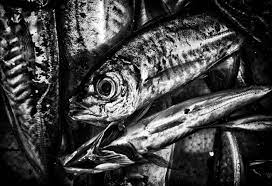
#> input picture Image Processing and Analysis/photo/灰色2.jpeg, 272 x 186 px, found by its file name
$ python task1-3.py
#> lines starting #> are read from the running program, lines starting #| are printed output that depends on the picture
#> further down, img is the input picture: shape (186, 272, 3); min 0, max 255, mean 65.2
import numpy as np
import matplotlib.pyplot as plt

def sobel_filter(image):
    h = image.shape[0]
#> h = 186
    w = image.shape[1]
#> w = 272
    image_new = np.zeros(image.shape, np.uint8)

    for i in range(1, h - 1):
        for j in range(1, w - 1):
            sx = (image[i + 1][j - 1] + 2 * image[i + 1][j] + image[i + 1][j + 1]) - \
                 (image[i - 1][j - 1] + 2 * image[i - 1][j] + image[i - 1][j + 1])
            sy = (image[i - 1][j + 1] + 2 * image[i][j + 1] + image[i + 1][j + 1]) - \
                 (image[i - 1][j - 1] + 2 * image[i][j - 1] + image[i + 1][j - 1])
            image_new[i][j] = np.sqrt(np.square(sx) + np.square(sy))
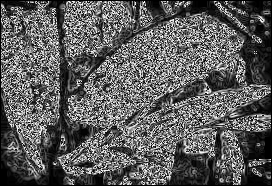
#> image_new: shape (186, 272); min 0, max 255, mean 92.6
    return image_new

if __name__ == "__main__":
    img = plt.imread("/Users/lx/PycharmProjects/pythonProject/Image Processing and Analysis/photo/灰色2.jpeg")

    rgb_weight = [0.299, 0.587, 0.114]
    img_gray = np.dot(img, rgb_weight)
    #原图
    plt.subplot(221)
    plt.imshow(img)
    plt.xticks([])
    plt.yticks([])
    plt.title("Original")
    #灰度图
    plt.subplot(222)
    plt.imshow(img_gray, cmap=plt.cm.gray)
    plt.xticks([])
    plt.yticks([])
    plt.title("Gray")
    #Sobel算子
    img_Sobel = sobel_filter(img_gray)
    img_Sobel = img_Sobel.astype(np.float64)
    plt.subplot(223)
    plt.imshow(img_Sobel, cmap=plt.cm.gray)
    plt.xticks([])
    plt.yticks([])
    plt.title("sobel")
    #原图加Sobel算子
    img_final = img_Sobel + img_gray
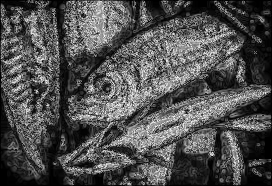
#> img_final: shape (186, 272) float64; min 0, max 502, mean 157.9; drawn with min black and max white
    plt.subplot(224)
    plt.imshow(img_final, cmap=plt.cm.gray)
    plt.xticks([])
    plt.yticks([])
    plt.title("final")
    plt.show()
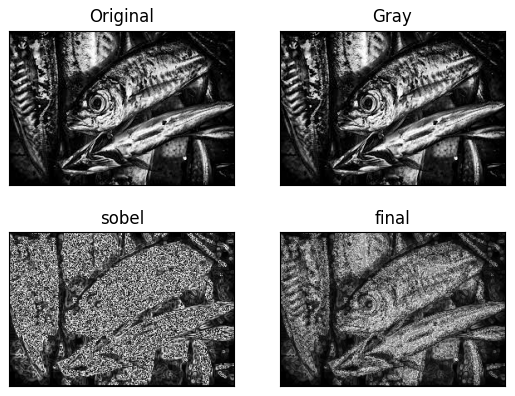
#> figure drawn by matplotlib, 4 panels
